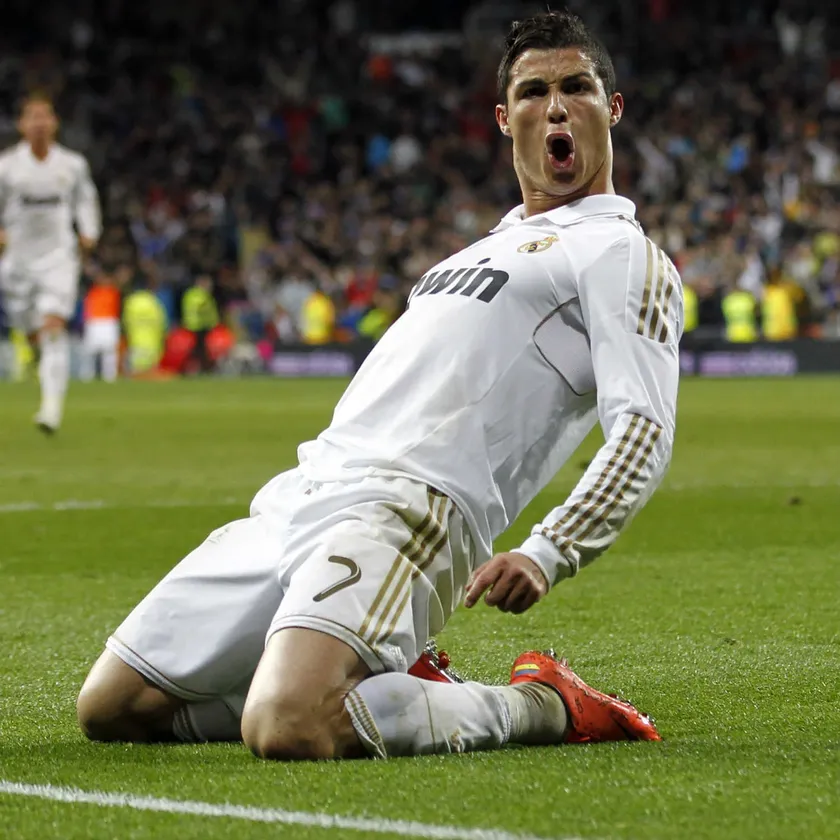
#> input picture img/ronaldo.webp, 840 x 840 px, shrunk from 1500 x 1500 before the run
$ python template_matching.py
#> lines starting #> are read from the running program, lines starting #| are printed output that depends on the picture
import cv2
import numpy as np
from matplotlib import pyplot as plt

# Load the grayscale image and the template
img = cv2.imread('img/ronaldo.webp', cv2.IMREAD_GRAYSCALE)
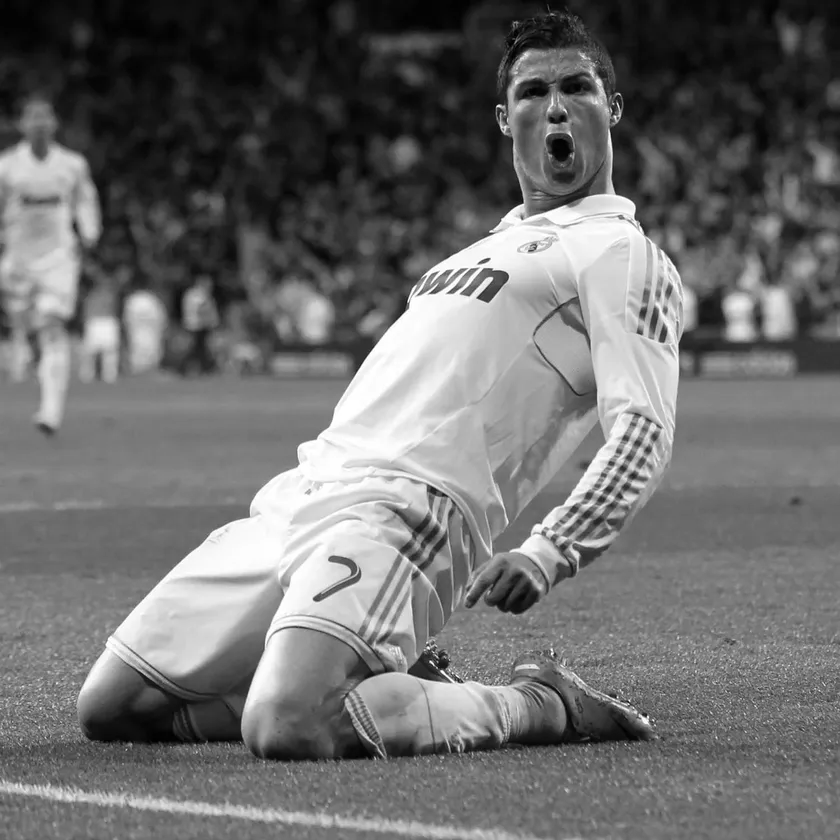
#> img: shape (840, 840); min 0, max 255, mean 109.8
assert img is not None, "file could not be read, check with os.path.exists()"
template = cv2.imread('img/template.png', cv2.IMREAD_GRAYSCALE)
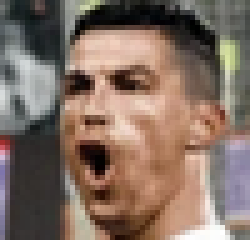
#> input picture img/template.png, 50 x 48 px, shrunk from 90 x 86 before the run (shown 5 times larger)
#> template: shape (48, 50); min 0, max 255, mean 114.8
assert template is not None, "file could not be read, check with os.path.exists()"
img2 = img.copy()

# Get the dimensions of the template
w, h = template.shape[::-1]
#> w = 50; h = 48

# All the 6 methods for comparison in a list
methods = [cv2.TM_CCOEFF, cv2.TM_CCOEFF_NORMED, cv2.TM_CCORR,
           cv2.TM_CCORR_NORMED, cv2.TM_SQDIFF, cv2.TM_SQDIFF_NORMED]

# Prepare to display results in a grid
titles = methods
images = []

# Iterate over each method
for meth in methods:
    img = img2.copy()
    method = meth

    # Apply template Matching
    res = cv2.matchTemplate(img, template, method)
    min_val, max_val, min_loc, max_loc = cv2.minMaxLoc(res)

    # If the method is TM_SQDIFF or TM_SQDIFF_NORMED, take minimum
    if method in [cv2.TM_SQDIFF, cv2.TM_SQDIFF_NORMED]:
        top_left = min_loc
    else:
        top_left = max_loc
    bottom_right = (top_left[0] + w, top_left[1] + h)

    # Draw rectangle around the matched region
    cv2.rectangle(img, top_left, bottom_right, 255, 2)

    # Append the resulting image to the list for display
    images.append(img)
#> this loop made 6 passes
#> (min_val, max_val, min_loc, top_left, bottom_right) on passes 1 to 4: (-3732151, 4353118, (658, 316), (357, 309), (407, 357)), (-0.487, 0.486, (531, 128), (269, 277), (319, 325)), (1696198, 68962976, (0, 0), (232, 520), (282, 568)), (0.558, 0.921, (406, 0), (269, 278), (319, 326))
#> (min_val, max_val, max_loc, top_left, bottom_right) on passes 5 to 6: (6553728, 51988844, (232, 521), (266, 276), (316, 324)), (0.161, 1, (0, 0), (268, 277), (318, 325))
#> pass 1, `res = cv2.matchTemplate(img, template, method)`:
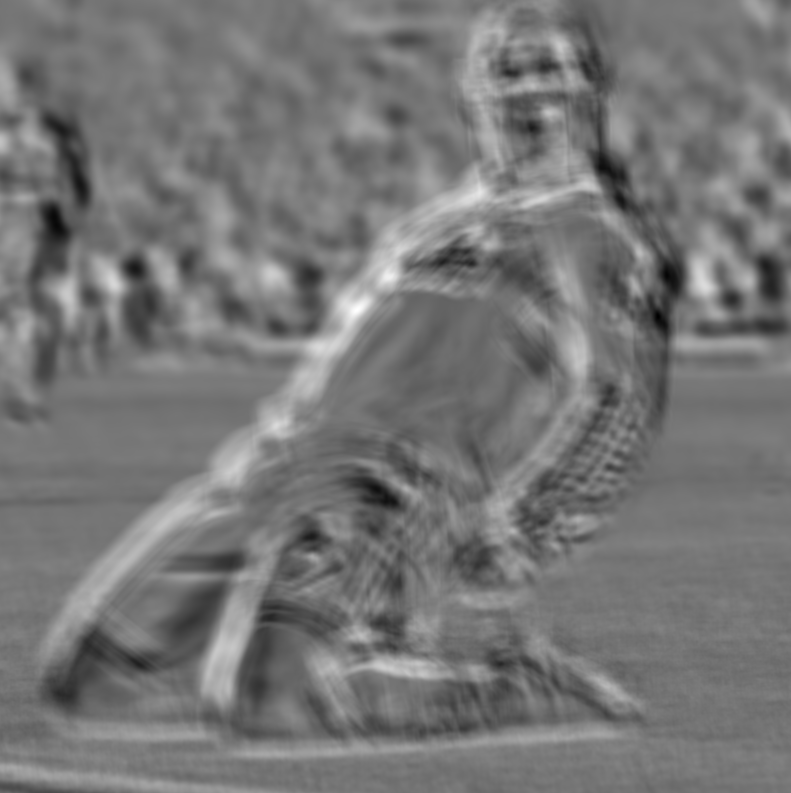
#> res: shape (793, 791) float32; min -3732151, max 4353118, mean 18668.6; drawn with min black and max white
#> pass 2, `res = cv2.matchTemplate(img, template, method)`:
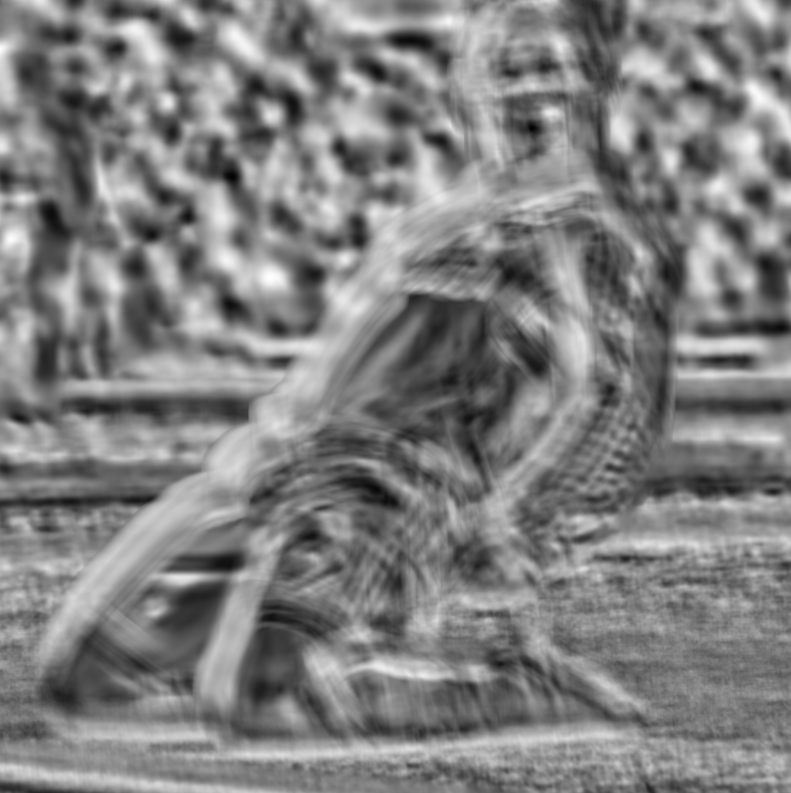
#> res: shape (793, 791) float32; min -0.487, max 0.486, mean 0.00188; drawn with min black and max white
#> pass 3, `res = cv2.matchTemplate(img, template, method)`:
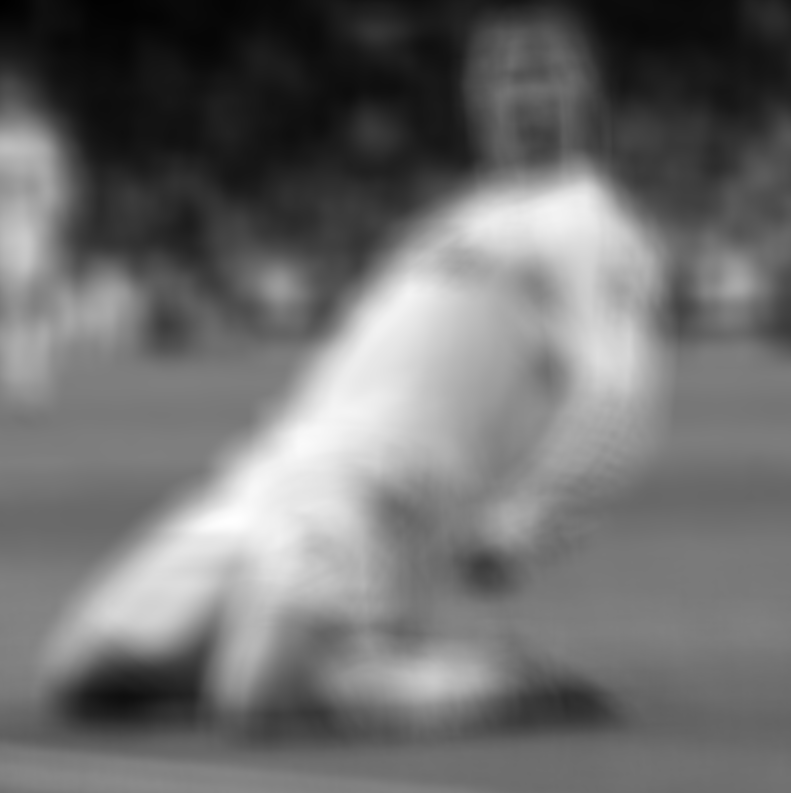
#> res: shape (793, 791) float32; min 1696198, max 68962976, mean 31018922; drawn with min black and max white
#> after the loop:
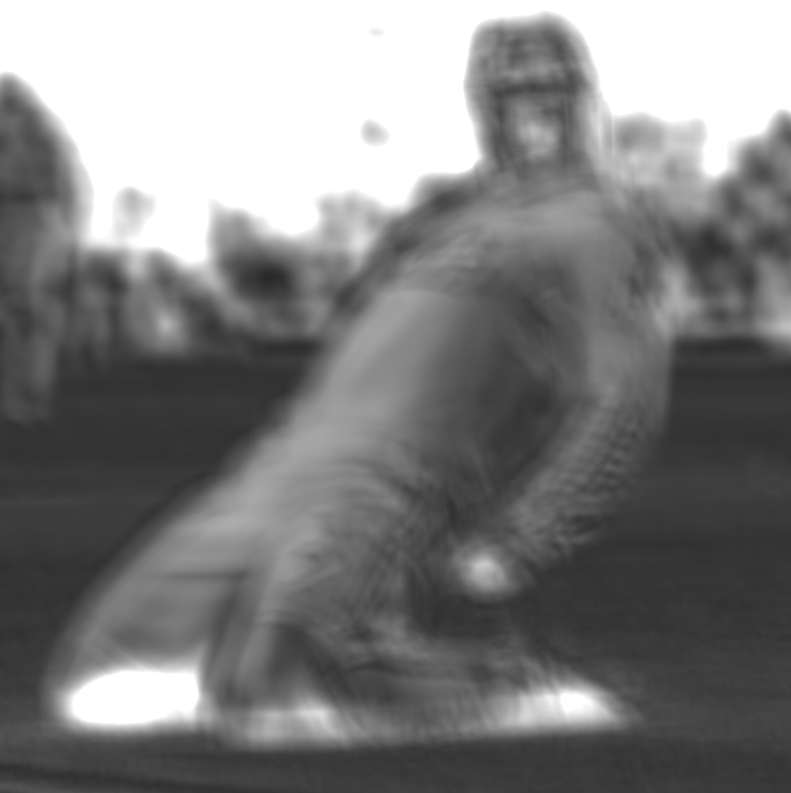
#> res: shape (793, 791) float32; min 0.161, max 1, mean 0.498
#> after the loop, images = 6 items

# Determine grid layout
num_rows = 2
num_cols = (len(images) + 1) // num_rows
#> num_cols = 3

# Display the results in a grid
for i in range(len(titles)):
    plt.subplot(num_rows, num_cols, i + 1)
    plt.imshow(images[i], cmap='gray')
    plt.title(titles[i])
    plt.xticks([])
    plt.yticks([])

plt.show()
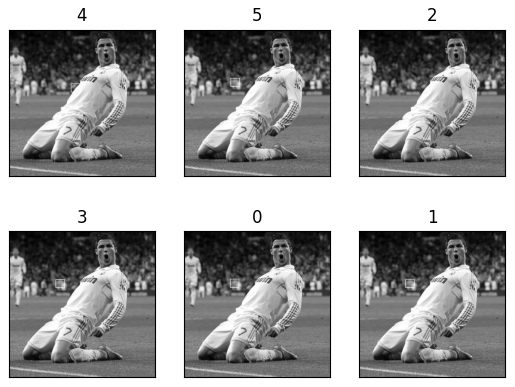
#> figure drawn by matplotlib, 6 panels
